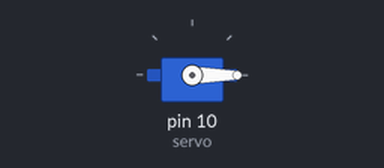
The sketch below on a simulated Arduino Uno, built with avr-gcc and run on an emulated ATmega328P. Parts: servo.

Above: at 0.05 s.
At 4.0 s:
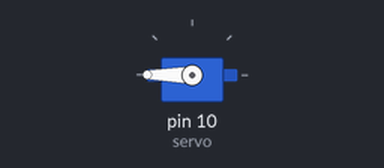
Timing chart, 0 to 5.2 s (numbered marks = the images above):
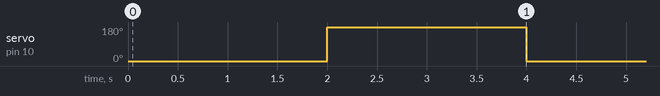

Measured:
- by itself, servo on pin 10 (servo): alternates 180° for 2.0 s and 0° for 2.0 s

The sketch:

sketch_servo-test.ino
```cpp
#include <Servo.h>
Servo servo;

void setup (){
 servo.attach(10);
}


void loop(){

servo.write(0);
delay(2000);

servo.write(180);

delay(2000);

}
```
